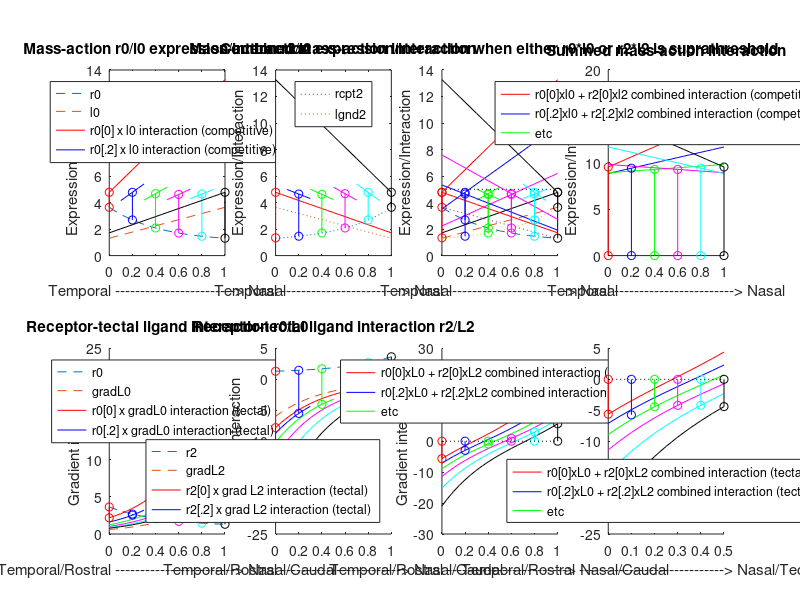
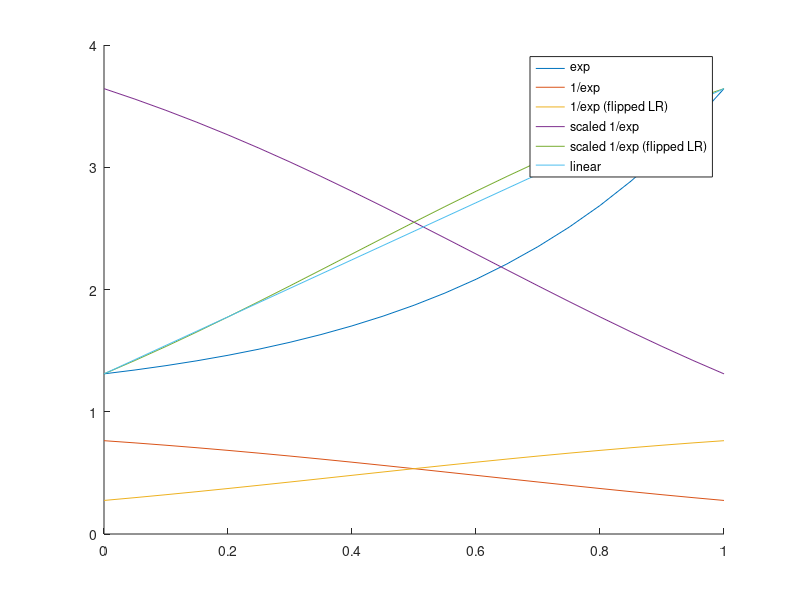

Write the MATLAB code that produced these figures, in order.
% Equations used in my modelling. See tissue.h and
% guidingtissue::exponential_expression and similar

% Set up the one figure
h_f = figure(1); clf;
h_f_pos = get(h_f, 'Position');
w=2500;
h=1280;
set(h_f, 'Position', [20, 1500, w, h]);
clf;

## What ligand expression profile?
ligand_expression = 'lin'; #  or exp or invexp

x = [0:0.05:1];

_exp = 0.26 .* exp (2.3.*x) + 1.05;
_rev_exp = 0.26 .* exp (2.3.*(1-x)) + 1.05;
_deriv_exp = 0.26 .* 2.3 .* exp (2.3.*x);
## Scaling for _exp to give inverse that starts and ends at the same point
A = 4.7727;
B =  -0.00014;
_inv_exp = A .* (1./_exp) + B;

## May also use a linear function
_lin = 1.31 + 2.333 .* x;

if strcmp (ligand_expression, 'exp')
  threshold = 1.1
elseif strcmp (ligand_expression, 'lin')
  threshold = 5.0 ## 4.7 to 5.4 is a sensible range
else
  threshold = 5.2 ## 4.8 to 5.5 is a sensible range
end

## Debugging the curves
figure(7); clf;
hold on;
plot (x, _exp);
plot (x, 1./_exp);
plot (x, flip(1./_exp));
plot (x, _inv_exp);
plot (x, flip(_inv_exp));
plot (x, _lin);
legend('exp', '1/exp', '1/exp (flipped LR)','scaled 1/exp', 'scaled 1/exp (flipped LR)', 'linear')
figure(1);

%% The J effect
_r0 = flip(_exp);
## Either this, making no strong assumptions about ligand expression:
if strcmp (ligand_expression, 'exp')
  _l0 = _exp;
elseif strcmp (ligand_expression, 'lin')
  _l0 = _lin;
else
  _l0 = flip(_inv_exp);
end

subplot(2,4,1);
plot (x, _r0, 'linestyle', '--'); % exp for receptors on retina
hold on;
plot (x, _l0, 'linestyle', '--'); % ligands
%%plot (x, _r0 .* _l0, 'color', colour.orchid2, 'linestyle', ':');
plot (x, _r0(1) .* _l0, 'r-');
plot (x(3:7), _r0(5) .* _l0(3:7), 'b');
plot (x(7:11), _r0(9) .* _l0(7:11), 'g');
plot (x(11:15), _r0(13) .* _l0(11:15), 'm');
plot (x(15:19), _r0(17) .* _l0(15:19), 'c');

plot ([x(1),x(1)], [_r0(1),_r0(1).*_l0(1)], 'ro-');
plot ([x(5),x(5)], [_r0(5),_r0(5).*_l0(5)], 'bo-');
plot ([x(9),x(9)], [_r0(9),_r0(9).*_l0(9)], 'go-');
plot ([x(13),x(13)], [_r0(13),_r0(13).*_l0(13)], 'mo-');
plot ([x(17),x(17)], [_r0(17),_r0(17).*_l0(17)], 'co-');

plot (x, _r0(21) .* _l0, 'k');
plot ([x(21),x(21)], [_r0(21),_r0(21).*_l0(21)], 'ko-');
lg1 = legend (['r0';'l0';'r0[0] x l0 interaction (competitive)';'r0[.2] x l0 interaction (competitive)'],'Location','North');
strlbl = ['Temporal ------------------------> Nasal'];
xlabel(strlbl)
ylabel('Expression/Interaction')
title('Mass-action r0/l0 expression/interaction')

_r2 = _exp; % opposing ligands
if strcmp (ligand_expression, 'exp')
  _l2 = flip(_exp); % opposing receptors
elseif strcmp (ligand_expression, 'lin')
  _l2 = flip(_lin);
else
  _l2 = _inv_exp;
end
subplot(2,4,2);
plot (x, _r2, 'linestyle', ':');
hold on;
plot (x, _l2, 'linestyle', ':'); % ligands
%%plot (x, _r2 .* _l2, 'color', colour.orchid2, 'linestyle', ':');
%%plot (x(1:3), _r2(1) .* _l2(1:3), 'r-');
plot (x, _r2(1) .* _l2, 'r');
plot ([x(1),x(1)], [_r2(2),_r2(1).*_l2(1)], 'ro-');
plot (x(3:7), _r2(5) .* _l2(3:7), 'b');
plot ([x(5),x(5)], [_r2(5),_r2(5).*_l2(5)], 'bo-');
plot (x(7:11), _r2(9) .* _l2(7:11), 'g');
plot ([x(9),x(9)], [_r2(9),_r2(9).*_l2(9)], 'go-');
plot (x(11:15), _r2(13) .* _l2(11:15), 'm');
plot ([x(13),x(13)], [_r2(13),_r2(13).*_l2(13)], 'mo-');
plot (x(15:19), _r2(17) .* _l2(15:19), 'c');
%%plot (x, _r2(17) .* _l2, 'k');
plot ([x(17),x(17)], [_r2(17),_r2(17).*_l2(17)], 'co-');

plot (x, _r2(21) .* _l2, 'k');
plot ([x(21),x(21)], [_r2(21),_r2(21).*_l2(21)], 'ko-');

lg2 = legend (['rcpt2';'lgnd2'],'Location','North');
strlbl = ['Temporal ------------------------> Nasal'];
##ylim([0,20])
xlabel(strlbl)
ylabel('Expression/Interaction')
title('Mass-action r2/l2 expression/interaction')

%% Now plot combined repulsion due to both receptor/ligand pairs

subplot(2,4,3);
hold on;
###
plot (x, _r0, 'linestyle', '--'); % exp for receptors on retina
hold on;
plot (x, _l0, 'linestyle', '--'); % ligands
plot (x, _r0(1) .* _l0, 'r-');
plot (x, _r0(5) .* _l0, 'b');
plot (x(7:11), _r0(9) .* _l0(7:11), 'g');
plot (x, _r0(13) .* _l0, 'm');
plot (x(15:19), _r0(17) .* _l0(15:19), 'c');

plot ([x(1),x(1)], [_r0(1),_r0(1).*_l0(1)], 'ro-');
plot ([x(5),x(5)], [_r0(5),_r0(5).*_l0(5)], 'bo-');
plot ([x(9),x(9)], [_r0(9),_r0(9).*_l0(9)], 'go-');
plot ([x(13),x(13)], [_r0(13),_r0(13).*_l0(13)], 'mo-');
plot ([x(17),x(17)], [_r0(17),_r0(17).*_l0(17)], 'co-');

plot (x, _r0(21) .* _l0, 'k');
plot ([x(21),x(21)], [_r0(21),_r0(21).*_l0(21)], 'ko-');
###
plot (x, _r2, 'linestyle', ':');
hold on;
plot (x, _l2, 'linestyle', ':'); % ligands
%%plot (x, _r2 .* _l2, 'color', colour.orchid2, 'linestyle', ':');
%%plot (x(1:3), _r2(1) .* _l2(1:3), 'r-');
plot (x, _r2(1) .* _l2, 'r');
plot ([x(1),x(1)], [_r2(2),_r2(1).*_l2(1)], 'ro-');
plot (x, _r2(5) .* _l2, 'b');
plot ([x(5),x(5)], [_r2(5),_r2(5).*_l2(5)], 'bo-');
plot (x(7:11), _r2(9) .* _l2(7:11), 'g');
plot ([x(9),x(9)], [_r2(9),_r2(9).*_l2(9)], 'go-');
plot (x, _r2(13) .* _l2, 'm');
plot ([x(13),x(13)], [_r2(13),_r2(13).*_l2(13)], 'mo-');
plot (x(15:19), _r2(17) .* _l2(15:19), 'c');
%%plot (x, _r2(17) .* _l2, 'k');
plot ([x(17),x(17)], [_r2(17),_r2(17).*_l2(17)], 'co-');

plot (x, _r2(21) .* _l2, 'k');
plot ([x(21),x(21)], [_r2(21),_r2(21).*_l2(21)], 'ko-');

plot ([0,1],[threshold,threshold],'k:')

###
strlbl = ['Temporal ------------------------> Nasal'];
xlabel(strlbl)
ylabel('Expression/Interaction')
title('Combined mass-action interaction when either r0*l0 or r2*l2 is suprathreshold')

subplot(2,4,4);
hold on;
plot (x, _r2(1) .* _l2 + _r0(1) .* _l0, 'r-');
plot (x, _r2(5) .* _l2 + _r0(5) .* _l0, 'b-');
plot (x, _r2(9) .* _l2 + _r0(9) .* _l0, 'g-');
plot (x, _r2(13) .* _l2 + _r0(13) .* _l0, 'm-');
plot (x, _r2(17) .* _l2 + _r0(17) .* _l0, 'c-');
plot (x, _r2(21) .* _l2 + _r0(21) .* _l0, 'k-');
plot ([x(1),x(1)], [0,_r2(1).*_l2(1)+_r0(1).*_l0(1)], 'ro-');
plot ([x(5),x(5)], [0,_r2(5).*_l2(5)+_r0(5).*_l0(5)], 'bo-');
plot ([x(9),x(9)], [0,_r2(9).*_l2(9)+_r0(9).*_l0(9)], 'go-');
plot ([x(13),x(13)], [0,_r2(13).*_l2(13)+_r0(13).*_l0(13)], 'mo-');
plot ([x(17),x(17)], [0,_r2(17).*_l2(17)+_r0(17).*_l0(17)], 'co-');
plot ([x(21),x(21)], [0,_r2(21).*_l2(21)+_r0(21).*_l0(21)], 'ko-');
lg3 = legend (['r0[0]xl0 + r2[0]xl2 combined interaction (competitive)';'r0[.2]xl0 + r2[.2]xl2 combined interaction (competitive)';'etc'],'Location','North');
strlbl = ['Temporal ------------------------> Nasal'];
##ylim([0,20])
xlabel(strlbl)
ylabel('Expression/Interaction')
title('Summed mass-action interaction')


## Now the retina->tectum interactions
subplot(2,4,5);
hold on;
_r0 = flip(_exp);
_L0 = _deriv_exp;
plot (x, _r0, 'linestyle', '--'); % exp for receptors on retina
plot (x, _L0, 'linestyle', '--'); % ligands
%%plot (x, _r0 .* _L0, 'color', colour.orchid2, 'linestyle', ':');
plot (x, _r0(1) .* _L0, 'r-');
plot (x(1:7), _r0(5) .* _L0(1:7), 'b');
plot (x(1:11), _r0(9) .* _L0(1:11), 'g');
plot (x(1:15), _r0(13) .* _L0(1:15), 'm');
plot (x(1:19), _r0(17) .* _L0(1:19), 'c');

plot ([x(1),x(1)], [_r0(1),_r0(1).*_L0(1)], 'ro-');
plot ([x(5),x(5)], [_r0(5),_r0(5).*_L0(5)], 'bo-');
plot ([x(9),x(9)], [_r0(9),_r0(9).*_L0(9)], 'go-');
plot ([x(13),x(13)], [_r0(13),_r0(13).*_L0(13)], 'mo-');
plot ([x(17),x(17)], [_r0(17),_r0(17).*_L0(17)], 'co-');

plot (x, _r0(21) .* _L0, 'k');
plot ([x(21),x(21)], [_r0(21),_r0(21).*_L0(21)], 'ko-');
lg4 = legend (['r0';'gradL0';'r0[0] x gradL0 interaction (tectal)';'r0[.2] x gradL0 interaction (tectal)'],'Location','North');
strlbl = ['Temporal/Rostral ------------------------> Nasal/Caudal'];
xlabel(strlbl)
ylabel('Gradient interaction')
title ('Receptor-tectal ligand interaction r0/L0')

subplot(2,4,6);
hold on;
_r2 = _exp;
_L2 = -flip(_deriv_exp);
plot (x, _r2, 'linestyle', '--'); % exp for receptors on retina
plot (x, _L2, 'linestyle', '--'); % ligands

plot (x, _r2(1) .* _L2, 'r-');
plot (x(1:7), _r2(5) .* _L2(1:7), 'b');
plot (x(1:11), _r2(9) .* _L2(1:11), 'g');
plot (x(1:15), _r2(13) .* _L2(1:15), 'm');
plot (x(1:19), _r2(17) .* _L2(1:19), 'c');

plot ([x(1),x(1)], [_r2(1),_r2(1).*_L2(1)], 'ro-');
plot ([x(5),x(5)], [_r2(5),_r2(5).*_L2(5)], 'bo-');
plot ([x(9),x(9)], [_r2(9),_r2(9).*_L2(9)], 'go-');
plot ([x(13),x(13)], [_r2(13),_r2(13).*_L2(13)], 'mo-');
plot ([x(17),x(17)], [_r2(17),_r2(17).*_L2(17)], 'co-');

plot (x, _r2(21) .* _L2, 'k');
plot ([x(21),x(21)], [_r2(21),_r2(21).*_L2(21)], 'ko-');
lg5 = legend (['r2';'gradL2';'r2[0] x grad L2 interaction (tectal)';'r2[.2] x grad L2 interaction (tectal)'],'Location','Southeast');
strlbl = ['Temporal/Rostral ------------------------> Nasal/Caudal'];
xlabel(strlbl)
ylabel('Gradient interaction')
title ('Receptor-tectal ligand interaction r2/L2')


subplot(2,4,7);
hold on;
plot (x, _r2(1) .* _L2 + _r0(1) .* _L0, 'r-');
plot (x, _r2(5) .* _L2 + _r0(5) .* _L0, 'b-');
plot (x, _r2(9) .* _L2 + _r0(9) .* _L0, 'g-');
plot (x, _r2(13) .* _L2 + _r0(13) .* _L0, 'm-');
plot (x, _r2(17) .* _L2 + _r0(17) .* _L0, 'c-');
plot (x, _r2(21) .* _L2 + _r0(21) .* _L0, 'k-');
plot ([x(1),x(1)], [0,_r2(1).*_L2(1)+_r0(1).*_L0(1)], 'ro-');
plot ([x(5),x(5)], [0,_r2(5).*_L2(5)+_r0(5).*_L0(5)], 'bo-');
plot ([x(9),x(9)], [0,_r2(9).*_L2(9)+_r0(9).*_L0(9)], 'go-');
plot ([x(13),x(13)], [0,_r2(13).*_L2(13)+_r0(13).*_L0(13)], 'mo-');
plot ([x(17),x(17)], [0,_r2(17).*_L2(17)+_r0(17).*_L0(17)], 'co-');
plot ([x(21),x(21)], [0,_r2(21).*_L2(21)+_r0(21).*_L0(21)], 'ko-');
plot ([0,1],[0,0],'k:')
lg6 = legend (['r0[0]xL0 + r2[0]xL2 combined interaction (tectal)';'r0[.2]xL0 + r2[.2]xL2 combined interaction (tectal)';'etc'],'Location','North');
strlbl = ['Temporal/Rostral ------------------------> Nasal/Caudal'];
xlabel(strlbl)
ylabel('Gradient interaction')


subplot(2,4,8);
hold on;
xx = [0:0.05:0.5];
_L2trunc = _L2(1:11);
_L0trunc = _L0(1:11);

plot (xx, _r2(1) .* _L2trunc + _r0(1) .* _L0trunc, 'r-');
plot (xx, _r2(5) .* _L2trunc + _r0(5) .* _L0trunc, 'b-');
plot (xx, _r2(9) .* _L2trunc + _r0(9) .* _L0trunc, 'g-');
plot (xx, _r2(13) .* _L2trunc + _r0(13) .* _L0trunc, 'm-');
plot (xx, _r2(17) .* _L2trunc + _r0(17) .* _L0trunc, 'c-');
plot (xx, _r2(21) .* _L2trunc + _r0(21) .* _L0trunc, 'k-');
plot ([xx(1),xx(1)], [0,_r2(1).*_L2(1)+_r0(1).*_L0(1)], 'ro-');
plot ([xx(3),xx(3)], [0,_r2(5).*_L2(2)+_r0(5).*_L0(3)], 'bo-');
plot ([xx(5),xx(5)], [0,_r2(9).*_L2(5)+_r0(9).*_L0(5)], 'go-');
plot ([xx(7),xx(7)], [0,_r2(13).*_L2(7)+_r0(13).*_L0(7)], 'mo-');
plot ([xx(9),xx(9)], [0,_r2(17).*_L2(9)+_r0(17).*_L0(9)], 'co-');
plot ([xx(11),xx(11)], [0,_r2(21).*_L2(11)+_r0(21).*_L0(11)], 'ko-');
plot ([0,0.5],[0,0],'k:')
lg7 = legend (['r0[0]xL0 + r2[0]xL2 combined interaction (tectal)';'r0[.2]xL0 + r2[.2]xL2 combined interaction (tectal)';'etc'],'Location','South');
strlbl = ['Temporal/Rostral -----------------------------> Nasal/Tectal Midline'];
xlabel(strlbl)





#figure(100)
#clf;
#plot (x, _exp)
#hold on
#plot (x, _deriv_exp, ':')
